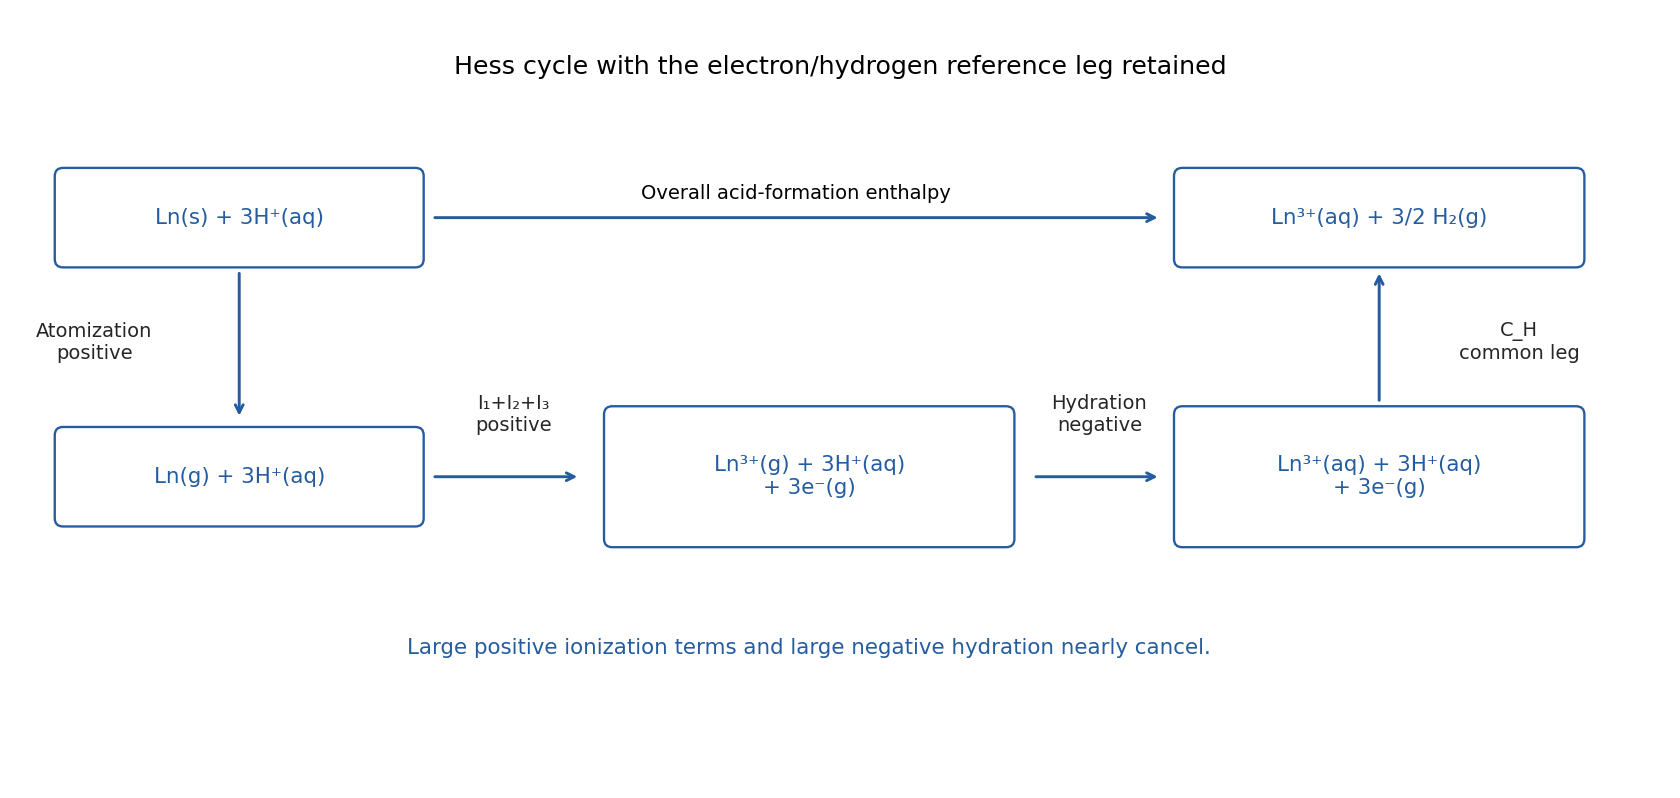

The script that drew this image:
"""Original solution schematic; Python 3.14, numpy 2.3.5, matplotlib 3.10.7.
Writes its own PNG basename to the current working directory.
"""
from pathlib import Path
import sys
for candidate in Path(__file__).resolve().parents:
    if (candidate / 'tools' / 'chemistry_diagram.py').exists():
        sys.path.insert(0, str(candidate))
        break
import numpy as np
import matplotlib.pyplot as plt
from matplotlib.patches import FancyArrowPatch, Circle
from tools.chemistry_diagram import atom, bond, ring, wedge, curly, flow, finish, save, BLUE, ORANGE, GREEN

def txt(ax,x,y,s,size=11,color='0.15',ha='center'):
    ax.text(x,y,s,ha=ha,va='center',fontsize=size,color=color)
def couple(ax,a,b,label,rad=.3,offset=(0,0)):
    ax.add_patch(FancyArrowPatch(a,b,connectionstyle=f'arc3,rad={rad}',arrowstyle='<->',mutation_scale=10,color=BLUE,lw=1.3))
    m=(np.asarray(a)+np.asarray(b))/2+np.asarray(offset)
    txt(ax,*m,label,10,BLUE)
def benzene(ax,c=(0,0),scale=1):
    t=np.deg2rad([30,90,150,210,270,330]);pts=np.column_stack([np.cos(t),np.sin(t)])*scale+np.asarray(c)
    ring(ax,pts,{0:2,2:2,4:2});return pts
def carbonyl(ax,c,left,right,oxy='O',tetra=False,down=None):
    x,y=c;o=(x,y+1);bond(ax,c,o,1 if tetra else 2);atom(ax,o,oxy)
    for q,label in [(left[0],left[1]),(right[0],right[1])]:bond(ax,c,q);atom(ax,q,label)
    if down:bond(ax,c,down[0]);atom(ax,down[0],down[1])
    return o

def box(ax,x,y,s,w=2.6,h=.8,color=BLUE,size=11):
    from matplotlib.patches import FancyBboxPatch
    ax.add_patch(FancyBboxPatch((x-w/2,y-h/2),w,h,boxstyle='round,pad=0.08',fc='white',ec=color,lw=1.2))
    if '$' not in s and len(s)>29:
        import textwrap
        s='\n'.join(textwrap.wrap(s,width=29))
    elif '$' in s and len(s)>35:
        size=min(size,8.5)
    txt(ax,x,y,s,size,color)
def route(rows,title,figsize=(12,6)):
    fig,ax=plt.subplots(figsize=figsize)
    for i,row in enumerate(rows):
        y=-i*1.7
        for j,entry in enumerate(row):
            x=j*4
            if j%2==0:box(ax,x,y,entry,w=3.35,h=1.05,size=11)
            else:flow(ax,(x-1.7,y),(x+1.7,y));txt(ax,x,y+.4,entry,10)
    finish(ax,(-2,18),(-len(rows)*1.7+.3,1.4),title)
    fig.tight_layout();return fig

fig,ax=plt.subplots(figsize=(12,5.7))
box(ax,0,2.5,'Ln(s) + 3H⁺(aq)',w=3.4)
box(ax,11,2.5,'Ln³⁺(aq) + 3/2 H₂(g)',w=3.8)
box(ax,0,0,'Ln(g) + 3H⁺(aq)',w=3.4)
box(ax,5.5,0,'Ln³⁺(g) + 3H⁺(aq)\n+ 3e⁻(g)',w=3.8,h=1.2)
box(ax,11,0,'Ln³⁺(aq) + 3H⁺(aq)\n+ 3e⁻(g)',w=3.8,h=1.2)
flow(ax,(1.85,2.5),(8.9,2.5),'Overall acid-formation enthalpy')
flow(ax,(0,2),(0,.55));txt(ax,-1.4,1.3,'Atomization\npositive',10)
flow(ax,(1.85,0),(3.3,0));txt(ax,2.65,.6,'I₁+I₂+I₃\npositive',10)
flow(ax,(7.65,0),(8.9,0));txt(ax,8.3,.6,'Hydration\nnegative',10)
flow(ax,(11,.7),(11,2));txt(ax,12.35,1.3,'C_H\ncommon leg',10)
txt(ax,5.5,-1.65,'Large positive ionization terms and large negative hydration nearly cancel.',11,BLUE)
finish(ax,(-2.1,13.7),(-2.2,3.7),'Hess cycle with the electron/hydrogen reference leg retained')
fig.tight_layout()

save(fig,'paper-1-lanthanide-cycle.png')
